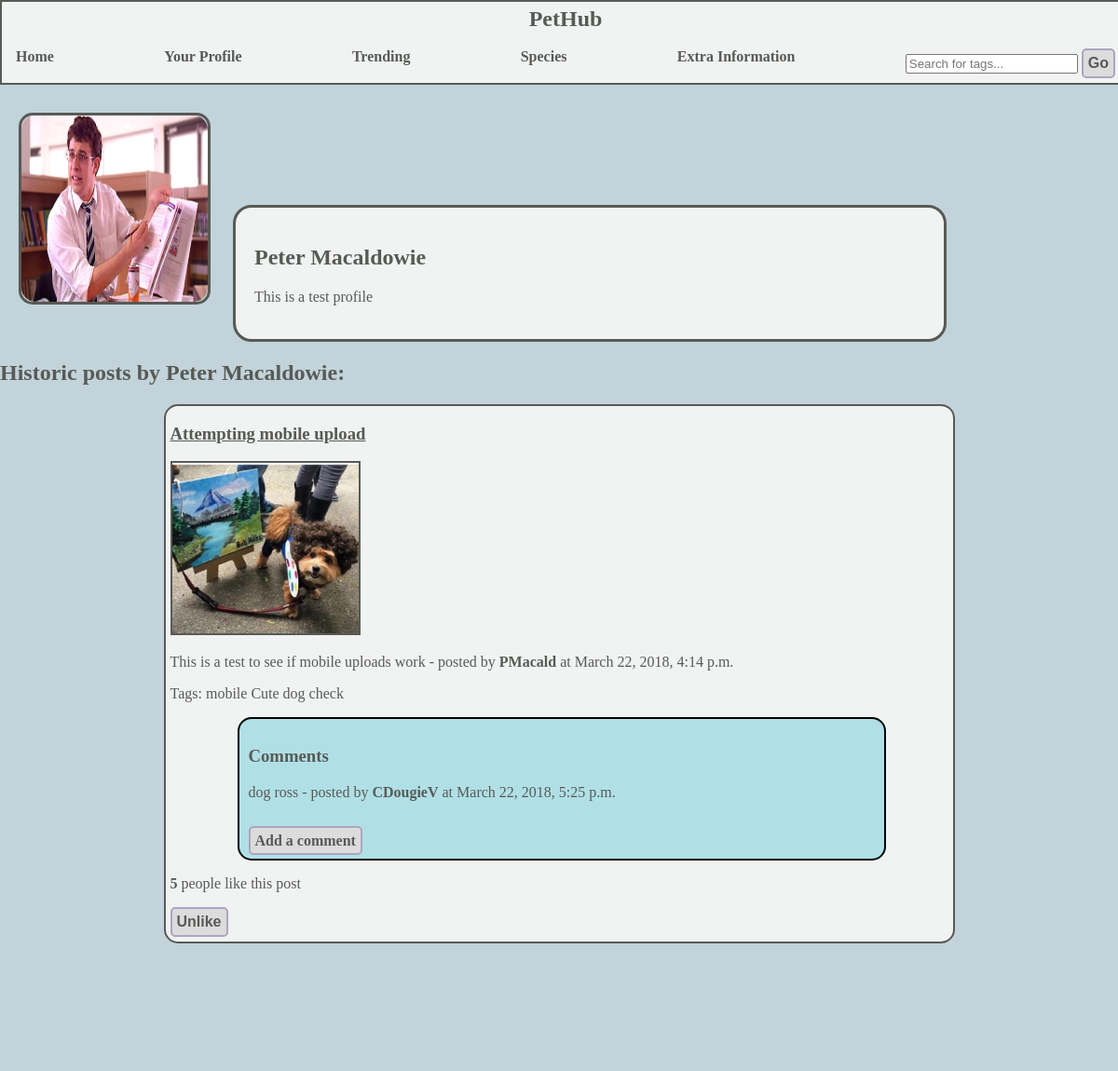
The page /pethub/user/PMacald (signed in) on the database its author committed.
### pethub/models.py (models this page shows, shortened)
class UserProfile(models.Model):
    user = models.OneToOneField(User)
    bio = models.CharField(max_length=300,default="",blank=True)
    userPicture = models.ImageField(upload_to='user_images',blank=True)

class Post(models.Model):
    title = models.CharField(max_length=100, default="")
    liked_users =  models.ManyToManyField(User, related_name="liked",default=None)
    likes = models.IntegerField(default=0)
    description = models.CharField(max_length=300,default="")
    picture = models.ImageField(upload_to="post_images",blank=True)
    upload_date = models.DateTimeField(auto_now_add=True)
    tags = TaggableManager(blank=True)
    user = models.ForeignKey(User, null=True)

class Comment(models.Model):
    comment_text = models.CharField(max_length=100, default="")
    upload_date = models.DateTimeField(auto_now_add=True)
    user = models.ForeignKey(User, null=True)
    post = models.ForeignKey(Post, null=True, related_name = "comments")

### pethub/views.py (the view)
@login_required
def user_profile(request, username):
    user = User.objects.get(username=username)
    userProfile = UserProfile.objects.get_or_create(user=user)[0]
    userPosts = Post.objects.filter(user=user)
    post_list = paginate(userPosts, request)
    post_list = set_likes(post_list)
    context_dict = {'user' : user,
                    'userProfile' : userProfile,
                    'post_list' : userPosts,
                    'feed_required': True}
    return render(request, 'pethub/user.html', context_dict)

### pethub/views.py (called while the page is built)
def set_likes(post_list):
    for post in post_list:
        likes = post.liked_users.count()
        post.likes = likes
        post.save()
    return post_list

def paginate(posts, request):
    paginator = Paginator(posts,20)
    page = request.GET.get('page')
    try:
        post_list = paginator.page(page)
    except PageNotAnInteger:
        post_list = paginator.page(1)
    except EmptyPage:
        post_list = paginator.page(paginator.num_pages)
    return post_list

### templates/pethub/user.html (shortened to what this page needs)
{% extends "pethub/base.html" %}
{% load staticfiles %}
{% block body_block %}
<div id="mainBody">
	<div id="user_info">
		<div id="photoFrame">
			{% if user.userprofile.userPicture %}
			<img width="200" height="200" src="{{ MEDIA_URL }}{{userProfile.userPicture}}" alt="{{user.username}}'s profile picture"/>
			{% else %}
			<img width="200" height="200" src="{% static 'images/user_profile/NoImageAvailable.png' %}" alt="{{user.username}}'s profile picture"/>
			{% endif %}
		</div>
		<div id="infoFrame">
			{% if user.first_name and user.last_name %}
				<h2>{{user.first_name}} {{user.last_name}}</h2>
			{% else %}
				<h2>{{user.username}}</h2>
			{% endif %}
			<p>{{userProfile.bio}}</p>
		</div>
	</div>
	{% if user.first_name and user.last_name %}
		<h2>Historic posts by {{user.first_name}} {{user.last_name}}:</h2>
	{% else %}
		<h2>Historic posts by {{user.username}}:</h2>
	{% endif %}
</div>
{% endblock %}

### templates/pethub/base.html (shortened to what this page needs)
<!DOCTYPE html>
{% load staticfiles %}
<html>
	<head>
			<link rel="stylesheet" type="text/css" href="{% static 'css/styles.css' %}" />
		</head>
		<body>
			<div id="navbar">
				<a href="{% url 'index' %}">
						<h2>PetHub</h2>
				</a>
				<div id="navbarLinks">
					<div>
						<a href="{% url 'index'%}">Home</a>
					</div>
					<div>
					{% if user.is_authenticated %}
						<a href="{% url 'user_profile' %}{{ request.user.username }}">Your Profile</a>
					{% else %}
						<a href="{% url 'login'%}">Log in/Register</a>
					{% endif %}
					</div>
					<div>
						<a href="{% url 'trending'%}">Trending</a>
					</div>
					<div>
						<a href="{% url 'species'%}">Species</a>
					</div>
					<div>
						<a href="{% url 'extra-information'%}">Extra Information</a>
					</div>
					<div>
					<form type="GET" action="{% url 'search' %}">
					  <input placeholder="Search for tags..." type="text" name="search_term">
					  <button id="search_submit" type="submit" >Go</button>
					</form>
				</div>
				</div>
			</div>
	<div class="main">
	{% block body_block %}
	{% endblock %}
	{% if post_list %}
		{% for post in post_list %}
			<div class="post_container">
				<div class="post_title">
					<h3>{{post.title}}</h3>
				</div>
			{% if post.picture %}
				<div class="post_image">
					<img width="200px" height="auto" src="{{ MEDIA_URL }}{{post.picture}}" alt="Post image">
				</div>
			{% endif %}
			<div class="post_description"/>
				<p>{{post.description}} - posted by <a href="{% url 'user_profile' %}{{ post.user.username }}">{{post.user.username}}</a> at {{post.upload_date}}</p>
			</div>
			<div class="post_tags">
				<p>Tags:
								{% if not post.tags.all %}
									No tags assigned
								{% else %}
									{% for tag in post.tags.all %}
											{{ tag.name }}
									{% endfor %}
								{% endif %}
				</p>
			</div>
					<div class="comments_container">
					<h3>Comments</h3>
						{% if post.comments.all %}
							{% for comment in post.comments.all %}
								<p>{{comment.comment_text}} - posted by <a href="{% url 'user_profile' %}{{ comment.user.username }}">{{comment.user.username}}</a> at {{comment.upload_date}}</p></br>
							{% endfor %}
						{% else %}
							<p>No comments to show.</p>
						{% endif %}
						<a class="button_link" href="{% url 'add_comment' %}{{ post.id }}">Add a comment</a>
					</div>
					<div class="post_likes">
						<p>
							<strong class="like_count" data-postid="{{post.id}}">{{post.likes}}</strong> people like this post
						</p>
					</div>
						{% if user.is_authenticated %}
							{% if user in post.liked_users.all %}
								<button class="likes-button" data-postid="{{post.id}}"
																	class="btn btn-primary btn-sm" type="button">Unlike</button>
							{% else %}
								<button class="likes-button" data-postid="{{post.id}}"
																	class="btn btn-primary btn-sm" type="button">Like</button>
							{% endif %}
						{% endif %}
					</div>
		{% endfor %}
		<div class="pages_container">
			<div>
			<h3>Page {{ post_list.number }} of {{ post_list.paginator.num_pages }}</h3>
			</div>
		</div>
	{% elif not post_list and feed_required == True %}
			<h3>This page doesn't seem to have any posts! You can help us out by adding one now!</h3>
	{% endif %}
			<div id="bottomBarContainer">
				<div>
					<a href="{% url 'about-us'%}" >About Us </a>
				</div>
			{% if user.is_authenticated %}
				<div>
					<a href="{% url 'post-upload'%}" >Upload a Post</a>
				</div>
				<div>
					<a href="{% url 'logout'%}" >Log out</a>
				</div>
			{% endif %}
			</div>
		</body>
	</html>

### static/css/styles.css (style rules this page uses)
body { background-color: #C2D3DA; margin: 0; }
#navbar { background-color: #F1F3F2; width: 100%; margin: 0 auto; border-style: solid; border-width: 2px; border-color: #585A56; position: relative; padding: 5px; }
p { font-family: Verdana; font-size: 16; color: #585A56; }
h2 { font-family: Verdana; color: #585A56; }
h3 { font-family: Verdana; color: #585A56; }
#navbar h2 { text-align: center; font-family: Verdana; margin: 0; color: #585A56; }
#navbarLinks { display: flex; justify-content: space-between; padding-left: 10px; padding-right: 10px; }
.main { margin-top: 30px; }
a { font-family: Verdana; font-size: 20; text-decoration: none; color: #585A56; font-weight: bolder; }
.pages_container { display: flex; justify-content: space-between; margin-bottom: 30px; clear: both; }
#bottomBarContainer { display: flex; justify-content: space-between; margin-top: 50px; clear: both; }
#bottomBarContainer div { display: inline-block; margin: 0 auto; }
#photoFrame { border-style: solid; border-width: 3px; border-radius: 15px; border-color: #585A56; margin-left: 20px; margin-right: 20px; width: 200px; height: 200px; display: inline-block; }
#photoFrame img { width: 200px; height: 200px; border-radius: 15px; }
#infoFrame { border-style: solid; border-width: 3px; border-color: #585A56; background-color: #F1F3F2; width: 60%; display: inline-block; padding: 20px; border-radius: 20px; }
#infoFrame h2 { font-size: 22; font-weight: bold; color: #585A56; }
.post_container { position: relative; width: 70%; border-style: solid; border-width: 2px; border-color: #585A56; margin: 0 auto; padding-left: 5px; padding-bottom: 5px; margin-bottom: 10px; border-radius: 15px; background-color: #F1F3F2; }
.post_title h3 { text-decoration: underline; color: #585A56; }
.post_image img { border-style: solid; border-width: 2px; border-color: #585A56; }
.post_description { font-family: Verdana; font-size: 16; color: #585A56; }
.post_tags { font-size: 14; font-family: Verdana; color: #585A56; }
.comments_container { width: 80%; background-color: #b0e0e6; border-style: solid; border-width: 2px; border-radius: 15px; margin: 0 auto; padding: 10px; }
.button_link { border-color: #ABA6BF; border-style: solid; border-width: 2px; border-radius: 5px; padding: 5px; background-color: #DCDCDC; }
button { border-color: #ABA6BF; border-style: solid; border-width: 2px; border-radius: 5px; padding: 5px; background-color: #DCDCDC; text-align: centre; color: #585A56; font-size: 16px; font-weight: bolder; }

### rows shown on the page
UserProfile: userPicture (placeholder picture), bio "This is a test profile"
Post: title "Attempting mobile upload", picture (picture), description "This is a test to see if mobile uploads work", user.username "PMacald", upload_date "March 22, 2018, 4:14 p.m.", likes "5"
Tag: name "mobile"
Tag: name "Cute"
Tag: name "dog"
Tag: name "check"
Comment: comment_text "dog ross", user.username "CDougieV", upload_date "March 22, 2018, 5:25 p.m."

### other values the page prints
{{ user.first_name }} "Peter"
{{ user.last_name }} "Macaldowie"
